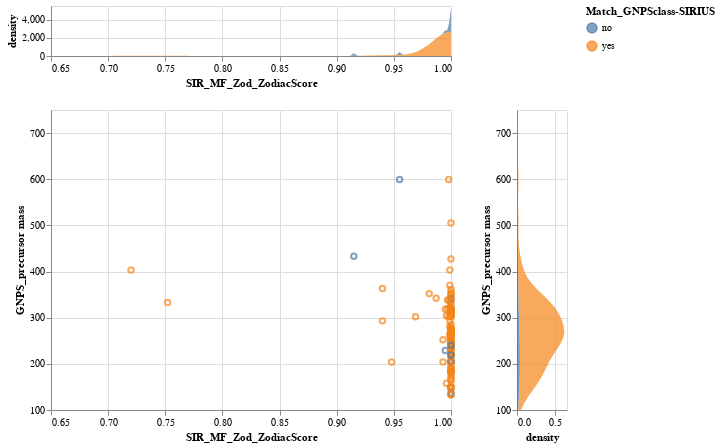

This figure's notebook cell:
### Markdown cell above
### View classification results

### Code cell
# Superclass level
#dist_plot(check_matching_annotations.superclass_match_all_total,'Match_GNPSsuperclass-SIRIUS',zodiac_score_thresh)
dist_plot(check_matching_annotations.class_match_all_total,'Match_GNPSclass-SIRIUS',zodiac_score_thresh)
#dist_plot(check_matching_annotations.subclass_match_all_total,'Match_GNPSsubclass-SIRIUS',zodiac_score_thresh)
